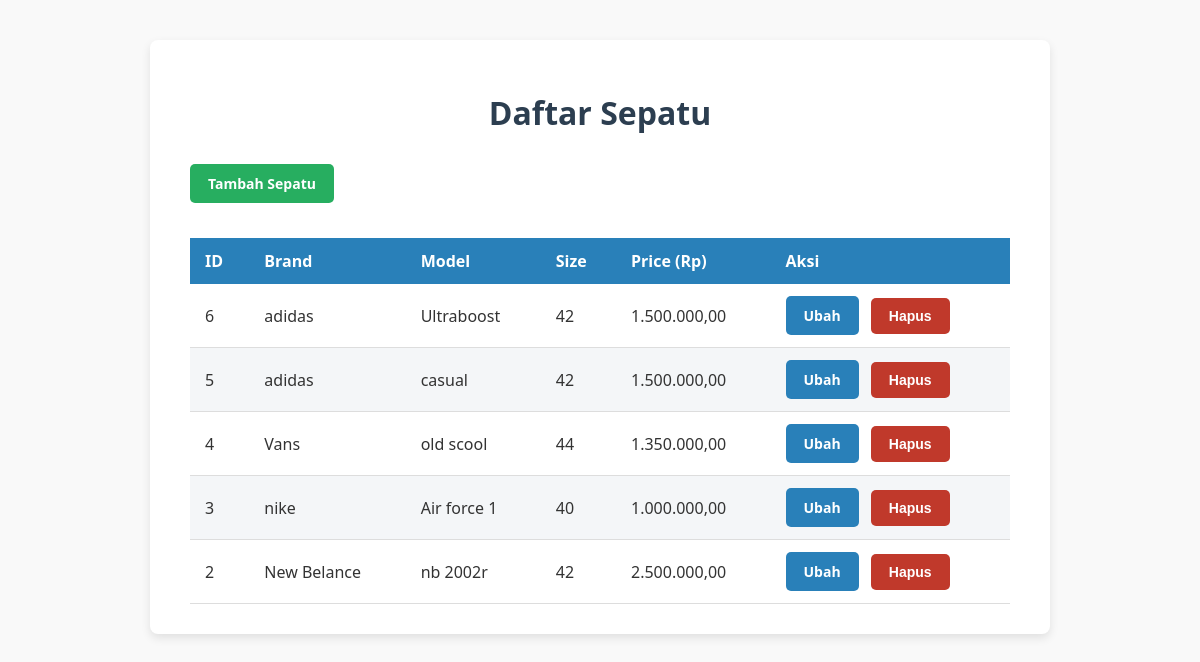
The page / on the database its author committed.
### tables this page shows
CREATE TABLE `shoes` (
  `id` int(11) NOT NULL,
  `brand` varchar(100) NOT NULL,
  `model` varchar(100) NOT NULL,
  `size` int(11) NOT NULL,
  `price` decimal(10,2) NOT NULL,
  `created_at` timestamp NOT NULL DEFAULT current_timestamp(),
  `updated_at` timestamp NOT NULL DEFAULT current_timestamp() ON UPDATE current_timestamp()
);

### classes/Database.php (called while the page is built, shortened)
<?php
class Database {
    private static $instance = null;
    private $connection;
    private function __construct() {
        try {
            $this->connection = new PDO(
                'mysql:host='.Config::DB_HOST.';dbname='.Config::DB_NAME,
                Config::DB_USER,
                Config::DB_PASS
            );
            $this->connection->setAttribute(PDO::ATTR_ERRMODE, PDO::ERRMODE_EXCEPTION);
        } catch(PDOException $e) {
            die("Database connection failed: " . $e->getMessage());
        }
    }
    public static function getInstance() {
        if (self::$instance === null) {
            self::$instance = new Database();
        }
        return self::$instance;
    }
    public function getConnection() {
        return $this->connection;
    }
}

### classes/Shoe.php (called while the page is built, shortened)
<?php
require_once 'Database.php';
class Shoe {
    private $db;
    public function __construct() {
        $this->db = Database::getInstance()->getConnection();
    }
    public function getAll() {
        $stmt = $this->db->prepare("SELECT * FROM shoes ORDER BY id DESC");
        $stmt->execute();
        return $stmt->fetchAll(PDO::FETCH_ASSOC);
    }
}

### Index.php (the view, shortened to what this page needs)
<?php
require_once 'classes/Shoe.php';
$shoe = new Shoe();
$data = $shoe->getAll();
?>
<!DOCTYPE html>
<html lang="id">
<head>
    <link rel="stylesheet" href="assets/css/style.css" />
</head>
<body>
<div class="container">
    <h1>Daftar Sepatu</h1>
    <a href="pages/add.php" class="btn btn-add">Tambah Sepatu</a>
    <table>
        <thead>
            <tr>
                <th>ID</th>
                <th>Brand</th>
                <th>Model</th>
                <th>Size</th>
                <th>Price (Rp)</th>
                <th>Aksi</th>
            </tr>
        </thead>
        <tbody>
            <?php if (count($data) > 0): ?>
                <?php foreach ($data as $row): ?>
                    <tr>
                        <td data-label="ID"><?= htmlspecialchars($row['id']) ?></td>
                        <td data-label="Brand"><?= htmlspecialchars($row['brand']) ?></td>
                        <td data-label="Model"><?= htmlspecialchars($row['model']) ?></td>
                        <td data-label="Size"><?= htmlspecialchars($row['size']) ?></td>
                        <td data-label="Price"><?= number_format($row['price'], 2, ',', '.') ?></td>
                        <td data-label="Aksi">
                            <a href="pages/edit.php?id=<?= $row['id'] ?>" class="btn btn-edit">Ubah</a>
                            <button onclick="confirmDelete(<?= $row['id'] ?>)" class="btn btn-delete">Hapus</button>
                        </td>
                    </tr>
                <?php endforeach; ?>
            <?php else: ?>
                <tr><td colspan="6" style="text-align:center;">Tidak ada data.</td></tr>
            <?php endif; ?>
        </tbody>
    </table>
</div>
</body>
</html>

### assets/css/style.css (style rules this page uses)
* { box-sizing: border-box; }
body { font-family: 'Segoe UI', Tahoma, Geneva, Verdana, sans-serif; background-color: #f9f9f9; margin: 0; padding: 0; color: #333; }
.container { max-width: 900px; margin: 40px auto; background-color: #fff; padding: 30px 40px; box-shadow: 0 4px 10px rgba(0,0,0,0.1); border-radius: 8px; }
h1 { text-align: center; margin-bottom: 30px; color: #2c3e50; }
.btn { display: inline-block; padding: 10px 18px; border-radius: 5px; font-weight: 600; text-decoration: none; cursor: pointer; transition: background-color 0.3s ease; color: white; border: none; font-size: 14px; user-select: none; }
.btn-add { background-color: #27ae60; margin-bottom: 25px; }
.btn-edit { background-color: #2980b9; margin-right: 8px; }
.btn-delete { background-color: #c0392b; }
table { width: 100%; border-collapse: collapse; margin-top: 10px; }
thead { background-color: #2980b9; color: white; }
thead th { padding: 12px 15px; text-align: left; }
tbody tr { border-bottom: 1px solid #ddd; }
tbody tr:nth-child(even) { background-color: #f4f6f8; }
tbody td { padding: 12px 15px; }

### rows shown on the page
shoes: id "6", brand "adidas", model "Ultraboost", size "42", price "1.500.000,00"
shoes: id "5", brand "adidas", model "casual", size "42", price "1.500.000,00"
shoes: id "4", brand "Vans", model "old scool", size "44", price "1.350.000,00"
shoes: id "3", brand "nike", model "Air force 1", size "40", price "1.000.000,00"
shoes: id "2", brand "New Belance", model "nb 2002r", size "42", price "2.500.000,00"
